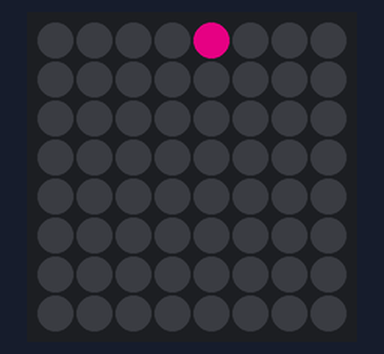
The program below on a simulated Raspberry Pi (BCM pin numbers) with a Sense HAT. On the bench: the Sense HAT's 8×8 RGB LED matrix. Dim RGB values are drawn brighter than linear. At 2.8 s the program stops and its outputs stay as they are.

Above: at 0.07 s.
At 0.67 s:
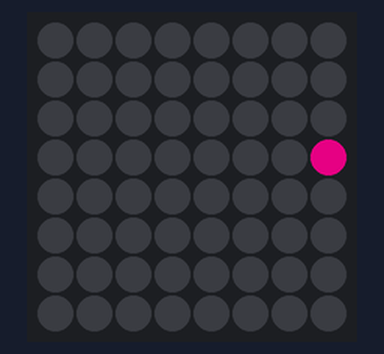
At 1.37 s:
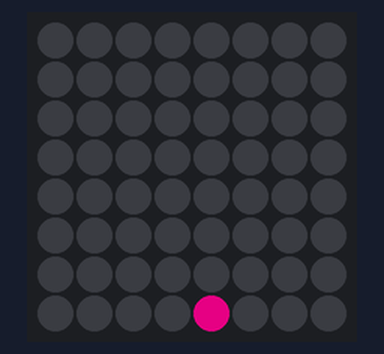
At 2.07 s:
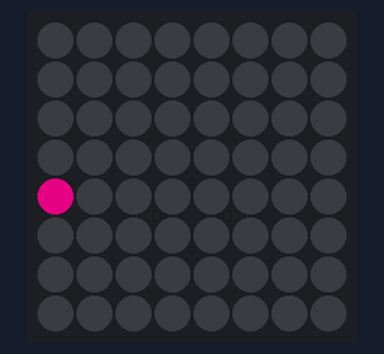
At 2.77 s:
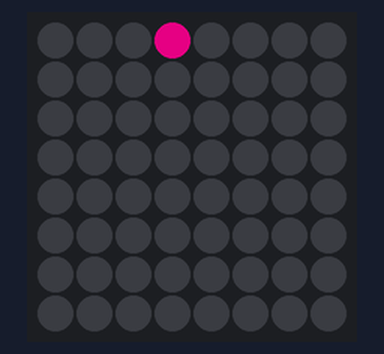

The program:

led_2.py
```python
#!/bin/python
'''
Play with pixels on LED Matrix.

Turn on and off all pixels on the Matrix edge,
one by one.

Hint:
Numbering LEDs this way:
  0   1   2   3   4   5   6   7
  8   9  10  11  12  13  14  15
 16  17  18  19  20  21  22  23
 24  25  26  27  28  29  30  31
 32  33  34  35  36  37  38  39
 40  41  42  43  44  45  46  47
 48  49  50  51  52  53  54  55
 56  57  58  59  60  61  62  63

LED at position 40 is:
  y = 40 // 8 = 5
  x = 40 % 8  = 0
'''

from sense_hat import SenseHat
from time import sleep

off = (0, 0, 0)
pix_colour = (255, 0, 128)


class Pixel:
    def __init__(self, offset):
        self.y = offset // 8  # row
        self.x = offset % 8  # column


# all the pixels at the LED matrix edge
pixels = [4, 5, 6, 7, 15, 23, 31, 39, 47, 55, 63, 62, 61,
          60, 59, 58, 57, 56, 48, 40, 32, 24, 16, 8, 0, 1, 2, 3]

sense = SenseHat()
sense.low_light = True

prev_pix = Pixel(0)
for pix in pixels:
    # turn off the previously lighted LED
    sense.set_pixel(prev_pix.x, prev_pix.y, off)
    # turn on the next one
    prev_pix = Pixel(pix)
    sense.set_pixel(prev_pix.x, prev_pix.y, pix_colour)
    sleep(0.1)

sense.clear()
```
